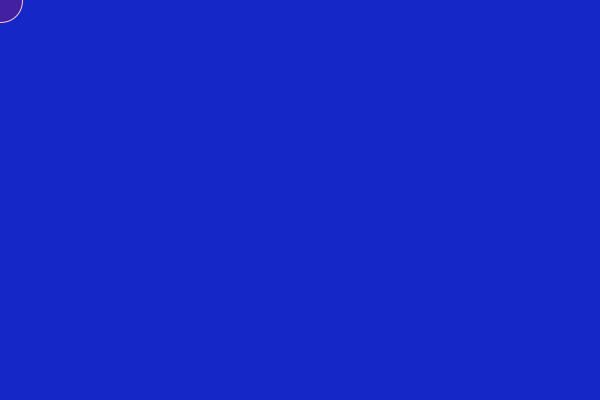
Frame 1 (no input)
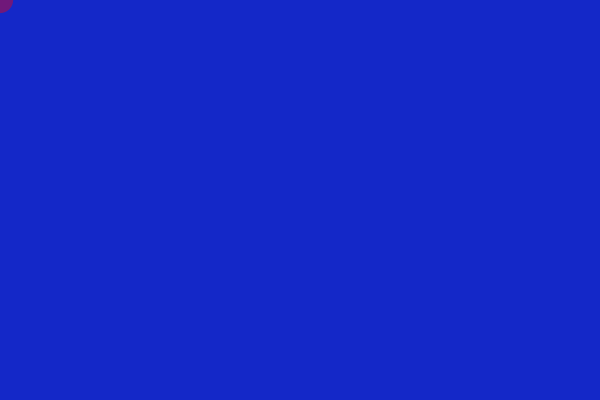
Frame 60 (the mouse pressed at the canvas centre just before this capture)
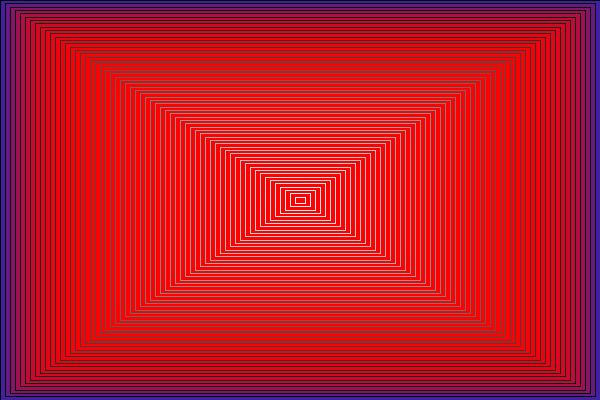
Frame 120 (the mouse held since frame 60 and released just before this capture)

The Processing sketch that drew these frames (run headless with seeded random() and noise(); from frame 60 on, the mouse is pressed at the canvas centre):

// Processing sketch: Explo2_daAulaant
// ── Explo2_daAulaant.pde

float diam;


void setup(){

size(600,400);
fill(255,0,0);
background(20,40,200);
noStroke();

}


void draw(){

background(20,40,200); 
diam = random(20,60);
desenha();

if (mousePressed){
 dispara(mouseX,mouseY); 
}

}






void desenha(){
  
  if (diam > 40){
    fill(255,0,0,50);
    stroke(255,200,200); 
  } 

  else {
    fill(255,0,0,100);
    noStroke();
  }


  ellipse(mouseX, mouseY, diam, diam);
  //stroke(0);
  //noFill();
  //rectMode(CENTER);
  //rect(mouseX, mouseY, diam*2, diam*2);


}



void dispara(int coordX,int coordY){

  stroke(0);
  for(int i = 0; i<60; i=i+1) {
    rectMode(CENTER);
    rect(coordX,coordY,(60-i)*width/60,(60-i)*height/60);
    stroke(map(i,0,60,0,255));  

  }

}
